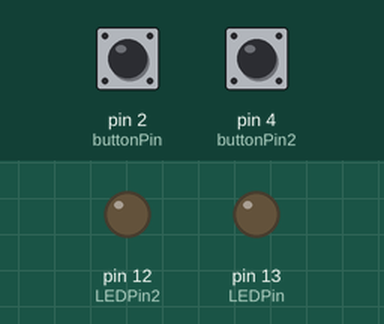
The sketch below on a simulated Arduino Uno, built with avr-gcc and run on an emulated ATmega328P. Parts: output pins drawn as LEDs (lit = HIGH). The inputs (shaded band) are chosen by the test bench; at power-on: pin 2 (buttonPin) LOW, pin 4 (buttonPin2) LOW.

Above: at 1.2 s.
1.3 s: pin 2 (buttonPin) pulled HIGH for 0.25 s
At 2.0 s:
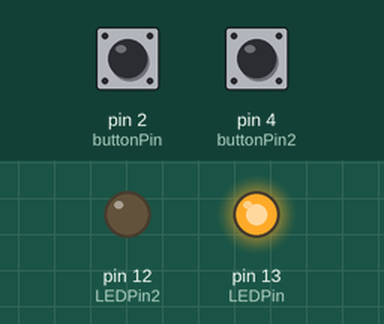
3.0 s: pin 4 (buttonPin2) pulled HIGH for 0.25 s
At 4.3 s:
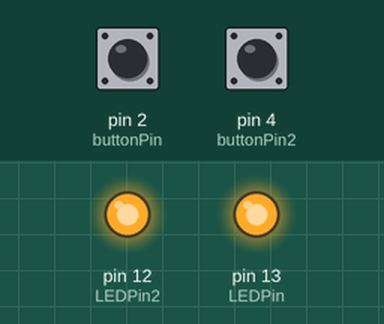
4.7 s: pin 2 (buttonPin) pulled HIGH for 1 s
At 5.7 s:
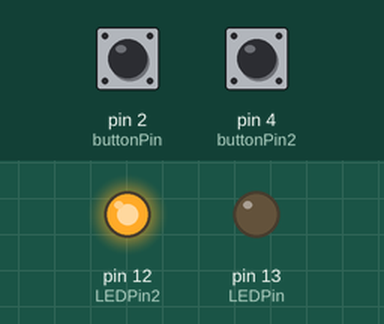
7.2 s: pin 2 (buttonPin) pulled HIGH for 3.2 s
At 7.6 s:
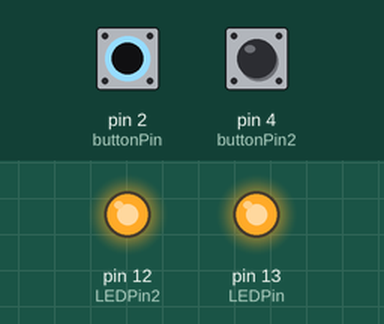
11.9 s: pin 4 (buttonPin2) pulled HIGH for 1 s
At 12.5 s:
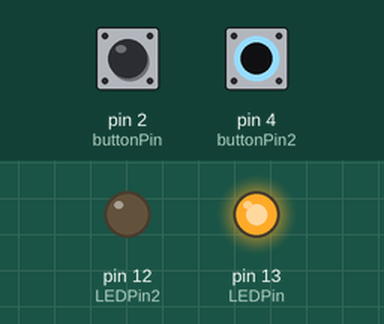
Timing chart, 0 to 14.9 s (numbered marks = the images above; inputs shaded):
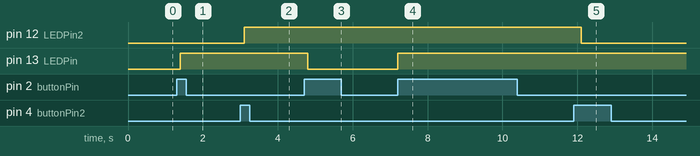

Measured:
- after the input at 1.3 s, pin 13 (LEDPin): LOW → HIGH after 0.10 s
- after the input at 3.0 s, pin 12 (LEDPin2): LOW → HIGH after 0.10 s
- after the input at 4.7 s, pin 13 (LEDPin): HIGH → LOW after 0.10 s
- after the input at 7.2 s, pin 13 (LEDPin): LOW → HIGH at once
- after the input at 11.9 s, pin 12 (LEDPin2): HIGH → LOW after 0.20 s

The sketch:

Raydon_mbehero_Arduino.ino
```cpp
// C++ code
int LEDState=0;
int LEDState2=0;
int LEDPin=13;
int buttonPin=2;
int LEDPin2=12;
int buttonPin2=4;
int buttonNew;
int buttonNew2;
int buttonOld=1;
int buttonOld2=1;
int dt=100;

void setup() {
  // setting up inputs and output pins:
  Serial.begin(9600);
  pinMode(LEDPin, OUTPUT);
  pinMode(buttonPin, INPUT);
  pinMode(LEDPin2, OUTPUT);
  pinMode(buttonPin2, INPUT);

}

void loop() {
  // Reading between the state of the button to determine LED State:
  buttonNew=digitalRead(buttonPin);
  buttonNew2=digitalRead(buttonPin2);
  if(buttonOld == 0 && buttonNew == 1) {
    if(LEDState==0){
      digitalWrite(LEDPin, HIGH);
      LEDState=1;
    }
    else{
      digitalWrite(LEDPin, LOW);
      LEDState=0;
    }
  }

buttonOld=buttonNew;
delay(dt);

  if(buttonOld2 == 0 && buttonNew2 == 1) {
    if(LEDState2==0){
      digitalWrite(LEDPin2, HIGH);
      LEDState2=1;
    }
    else{
      digitalWrite(LEDPin2, LOW);
      LEDState2=0;
    }
  }


buttonOld2=buttonNew2;
delay(dt);
}
```
